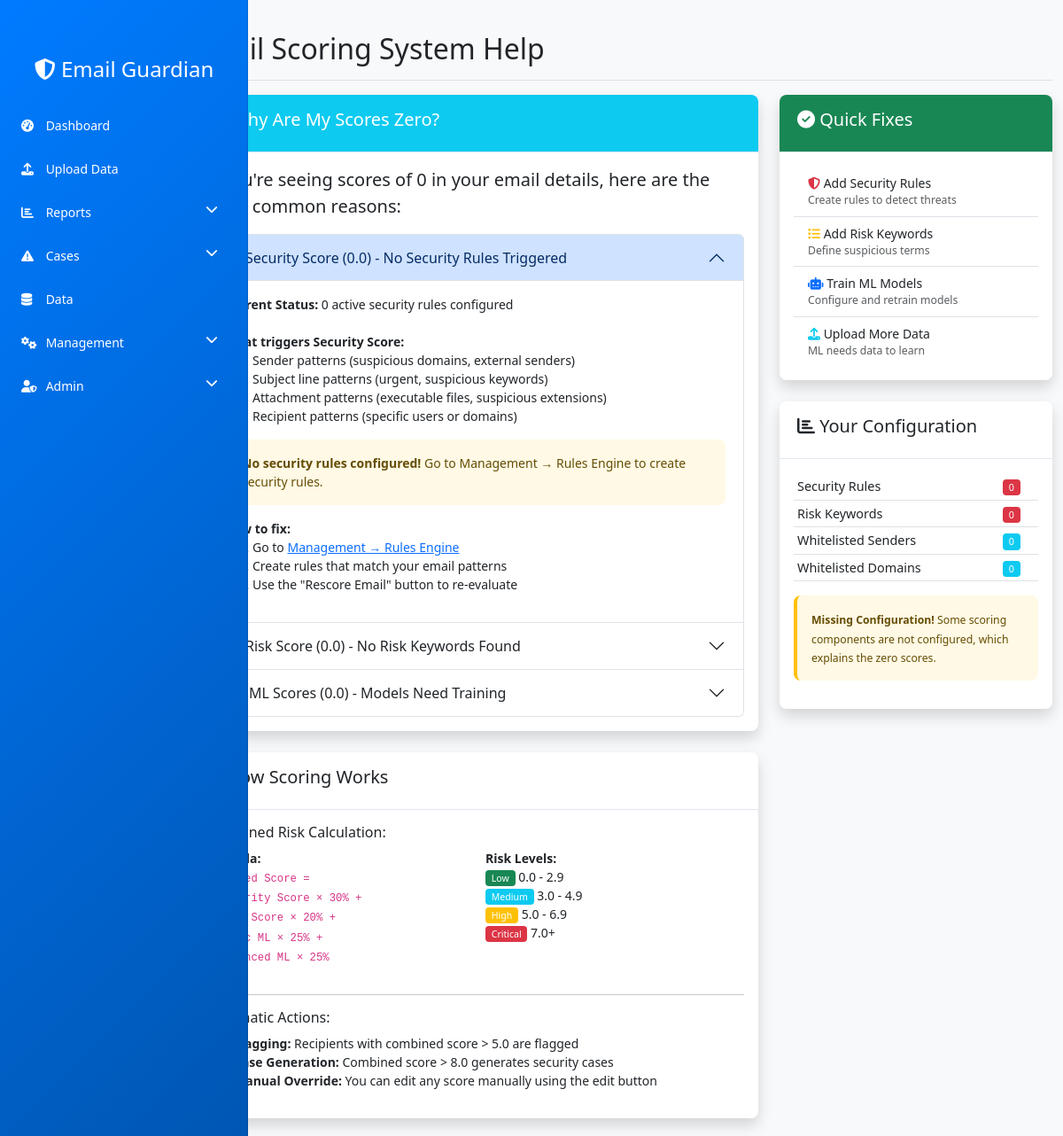
Page /scoring-help on the earlier database version.
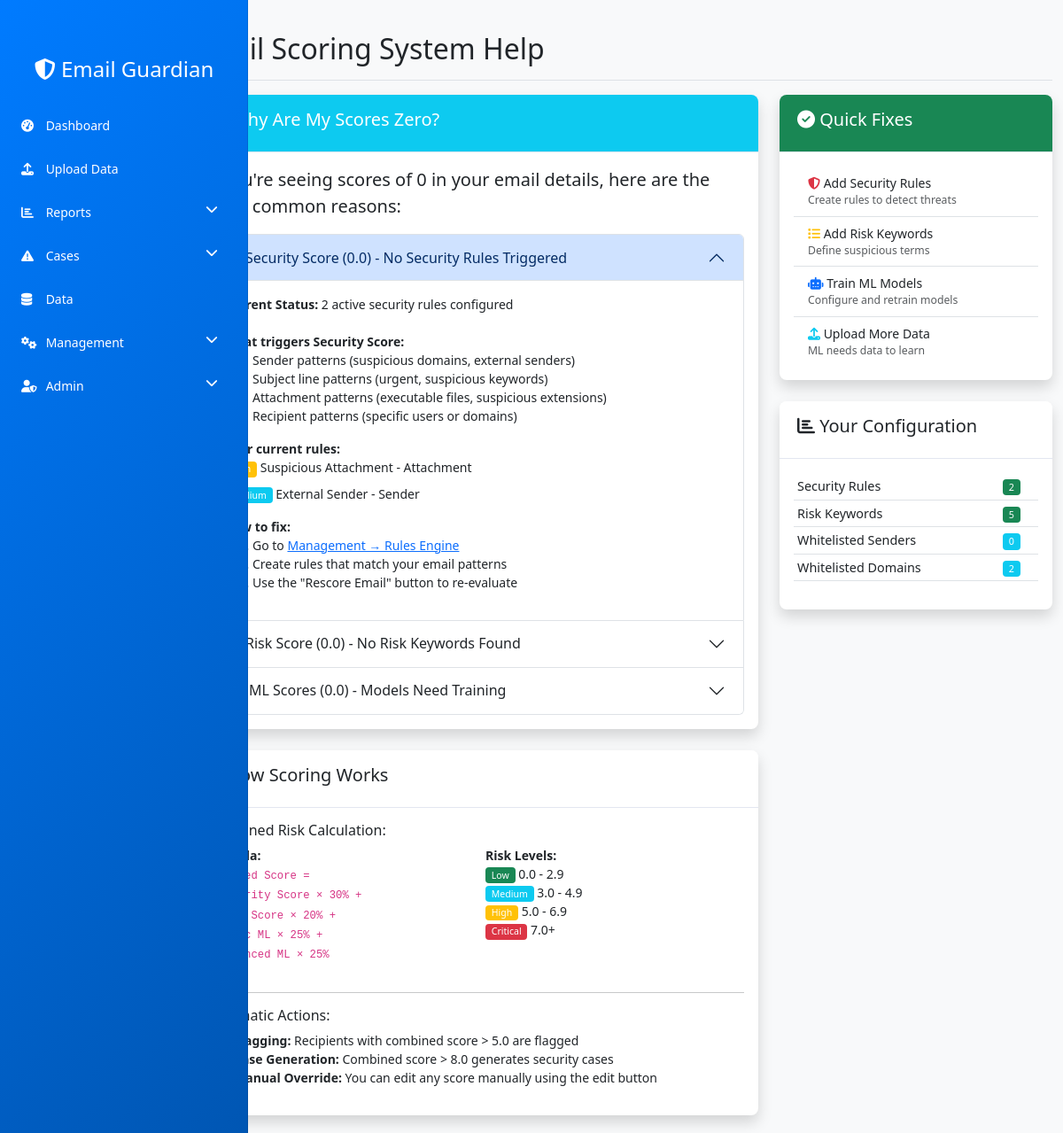
Same page on the later database version.
### models.py (models this page shows)
class SecurityRule(db.Model):
    __tablename__ = 'security_rules'
    id = db.Column(db.Integer, primary_key=True)
    name = db.Column(db.String(100), nullable=False)
    description = db.Column(db.Text)
    rule_type = db.Column(db.String(50), nullable=False)  # 'sender', 'subject', 'attachment', etc.
    pattern = db.Column(db.String(500), nullable=False)
    action = db.Column(db.String(50), default='flag')  # flag, block, quarantine
    severity = db.Column(db.String(20), default='medium')
    active = db.Column(db.Boolean, default=True)
    created_at = db.Column(db.DateTime, default=datetime.utcnow)

### routes.py (the view)
@app.route('/scoring-help')
def scoring_help():
    security_rules_count = SecurityRule.query.filter_by(active=True).count()
    risk_keywords_count = RiskKeyword.query.filter_by(active=True).count()
    whitelist_senders_count = WhitelistSender.query.filter_by(active=True).count()
    whitelist_domains_count = WhitelistDomain.query.filter_by(active=True).count()
    example_security_rules = SecurityRule.query.filter_by(active=True).limit(3).all()
    example_risk_keywords = RiskKeyword.query.filter_by(active=True).limit(5).all()
    stats = {
        'security_rules_count': security_rules_count,
        'risk_keywords_count': risk_keywords_count,
        'whitelist_senders_count': whitelist_senders_count,
        'whitelist_domains_count': whitelist_domains_count,
        'example_security_rules': example_security_rules,
        'example_risk_keywords': example_risk_keywords
    }
    return render_template('scoring_help.html', stats=stats, title='Scoring System Help')

### templates/scoring_help.html (shortened to what the changed rows need)
{% extends "base.html" %}
{% block page_title %}Email Scoring System Help{% endblock %}
{% block content %}
<div class="row">
    <div class="col-lg-8">
        <div class="card shadow mb-4">
            <div class="card-body">
                <div class="accordion" id="scoringAccordion">
                    <div class="accordion-item">
                        <h2 class="accordion-header">
                            <button class="accordion-button" type="button" data-bs-toggle="collapse" data-bs-target="#securityRulesInfo">
                                 Security Score (0.0) - No Security Rules Triggered
                            </button>
                        </h2>
                        <div id="securityRulesInfo" class="accordion-collapse collapse show">
                            <div class="accordion-body">
                                <strong>Current Status:</strong> {{ stats.security_rules_count }} active security rules configured<br><br>
                                <strong>What triggers Security Score:</strong>
                                <ul>
                                    <li>Sender patterns (suspicious domains, external senders)</li>
                                    <li>Subject line patterns (urgent, suspicious keywords)</li>
                                    <li>Attachment patterns (executable files, suspicious extensions)</li>
                                    <li>Recipient patterns (specific users or domains)</li>
                                </ul>
                                {% if stats.example_security_rules %}
                                <strong>Your current rules:</strong>
                                <ul class="list-unstyled">
                                    {% for rule in stats.example_security_rules %}
                                    <li class="mb-2">
                                        <span class="badge bg-{{ 'danger' if rule.severity == 'critical' else 'warning' if rule.severity == 'high' else 'info' }}">
                                            {{ rule.severity.title() }}
                                        </span>
                                        {{ rule.name }} - {{ rule.rule_type.title() }}
                                    </li>
                                    {% endfor %}
                                </ul>
                                {% else %}
                                <div class="alert alert-warning">
                                    <strong>No security rules configured!</strong> Go to Management → Rules Engine to create security rules.
                                </div>
                                {% endif %}
                                <strong>How to fix:</strong>
                                <ol>
                                    <li>Go to <a href="{{ url_for('rules_engine') }}">Management → Rules Engine</a></li>
                                    <li>Create rules that match your email patterns</li>
                                    <li>Use the "Rescore Email" button to re-evaluate</li>
                                </ol>
                            </div>
                        </div>
                    </div>
                    <div class="accordion-item">
                        <h2 class="accordion-header">
                            <button class="accordion-button collapsed" type="button" data-bs-toggle="collapse" data-bs-target="#riskScoreInfo">
                                 Risk Score (0.0) - No Risk Keywords Found
                            </button>
                        </h2>
                    </div>
                    <div class="accordion-item">
                        <h2 class="accordion-header">
                            <button class="accordion-button collapsed" type="button" data-bs-toggle="collapse" data-bs-target="#mlScoreInfo">
                                 ML Scores (0.0) - Models Need Training
                            </button>
                        </h2>
                    </div>
                </div>
            </div>
        </div>
    </div>
    <div class="col-lg-4">
        <div class="card shadow">
            <div class="card-body">
                <table class="table table-sm">
                    <tr>
                        <td><span class="badge bg-{{ 'success' if stats.security_rules_count > 0 else 'danger' }}">{{ stats.security_rules_count }}</span></td>
                    </tr>
                    <tr>
                        <td><span class="badge bg-{{ 'success' if stats.risk_keywords_count > 0 else 'danger' }}">{{ stats.risk_keywords_count }}</span></td>
                    </tr>
                    <tr>
                        <td><span class="badge bg-info">{{ stats.whitelist_domains_count }}</span></td>
                    </tr>
                </table>
                {% if stats.security_rules_count == 0 or stats.risk_keywords_count == 0 %}
                <div class="alert alert-warning mt-3">
                    <small><strong>Missing Configuration!</strong> Some scoring components are not configured, which explains the zero scores.</small>
                </div>
                {% endif %}
            </div>
        </div>
    </div>
</div>
{% endblock %}

Differences in the rows shown:
added SecurityRule: name "Suspicious Attachment", rule_type "Attachment"
added SecurityRule: severity "Medium", name "External Sender", rule_type "Sender"
Other differences:
{{ stats.security_rules_count }}: "0" → "2"
{{ stats.risk_keywords_count }}: "0" → "5"
{{ stats.whitelist_domains_count }}: "0" → "2"
text no longer shown: "No security rules configured! Go to Management → Rules Engine to create security rules. Missing Configuration! Some scoring components are not configured, which explains the zero scores."
text now shown: "Your current rules:"
